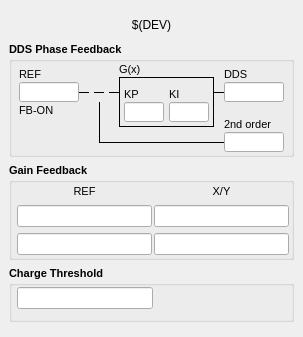
<?xml version="1.0" encoding="UTF-8"?>
<ui version="4.0">
 <class>MainWindow</class>
 <widget class="QMainWindow" name="MainWindow">
  <property name="geometry">
   <rect>
    <x>0</x>
    <y>0</y>
    <width>303</width>
    <height>337</height>
   </rect>
  </property>
  <property name="sizePolicy">
   <sizepolicy hsizetype="Fixed" vsizetype="Fixed">
    <horstretch>0</horstretch>
    <verstretch>0</verstretch>
   </sizepolicy>
  </property>
  <property name="minimumSize">
   <size>
    <width>303</width>
    <height>0</height>
   </size>
  </property>
  <property name="maximumSize">
   <size>
    <width>16777215</width>
    <height>16777215</height>
   </size>
  </property>
  <property name="windowTitle">
   <string>MainWindow</string>
  </property>
  <property name="Title" stdset="0">
   <string>$(DEV)</string>
  </property>
  <widget class="QWidget" name="centralwidget">
   <property name="sizePolicy">
    <sizepolicy hsizetype="Expanding" vsizetype="Expanding">
     <horstretch>0</horstretch>
     <verstretch>0</verstretch>
    </sizepolicy>
   </property>
   <property name="minimumSize">
    <size>
     <width>0</width>
     <height>0</height>
    </size>
   </property>
   <property name="maximumSize">
    <size>
     <width>16777215</width>
     <height>16777215</height>
    </size>
   </property>
   <layout class="QVBoxLayout" name="verticalLayout">
    <property name="spacing">
     <number>1</number>
    </property>
    <item>
     <spacer name="verticalSpacer">
      <property name="orientation">
       <enum>Qt::Vertical</enum>
      </property>
      <property name="sizeType">
       <enum>QSizePolicy::Fixed</enum>
      </property>
      <property name="sizeHint" stdset="0">
       <size>
        <width>20</width>
        <height>1</height>
       </size>
      </property>
     </spacer>
    </item>
    <item>
     <widget class="caLabel" name="caLabel_0">
      <property name="sizePolicy">
       <sizepolicy hsizetype="Expanding" vsizetype="Fixed">
        <horstretch>0</horstretch>
        <verstretch>0</verstretch>
       </sizepolicy>
      </property>
      <property name="minimumSize">
       <size>
        <width>200</width>
        <height>20</height>
       </size>
      </property>
      <property name="maximumSize">
       <size>
        <width>16777215</width>
        <height>16777215</height>
       </size>
      </property>
      <property name="sizeIncrement">
       <size>
        <width>1</width>
        <height>1</height>
       </size>
      </property>
      <property name="baseSize">
       <size>
        <width>380</width>
        <height>20</height>
       </size>
      </property>
      <property name="font">
       <font>
        <pointsize>9</pointsize>
        <weight>50</weight>
        <bold>false</bold>
       </font>
      </property>
      <property name="frameShape">
       <enum>QFrame::NoFrame</enum>
      </property>
      <property name="text">
       <string>$(DEV)</string>
      </property>
      <property name="textFormat">
       <enum>Qt::LogText</enum>
      </property>
      <property name="scaledContents">
       <bool>false</bool>
      </property>
      <property name="alignment">
       <set>Qt::AlignAbsolute|Qt::AlignCenter|Qt::AlignHCenter|Qt::AlignVCenter</set>
      </property>
      <property name="lateralBorderWidth">
       <double>2.000000000000000</double>
      </property>
      <property name="fontScaleMode">
       <enum>ESimpleLabel::Height</enum>
      </property>
      <property name="foreground">
       <color>
        <red>0</red>
        <green>0</green>
        <blue>0</blue>
       </color>
      </property>
      <property name="background">
       <color alpha="0">
        <red>255</red>
        <green>255</green>
        <blue>255</blue>
       </color>
      </property>
     </widget>
    </item>
    <item>
     <spacer name="verticalSpacer_2">
      <property name="orientation">
       <enum>Qt::Vertical</enum>
      </property>
      <property name="sizeType">
       <enum>QSizePolicy::Fixed</enum>
      </property>
      <property name="sizeHint" stdset="0">
       <size>
        <width>20</width>
        <height>1</height>
       </size>
      </property>
     </spacer>
    </item>
    <item>
     <widget class="QGroupBox" name="groupBox">
      <property name="sizePolicy">
       <sizepolicy hsizetype="Fixed" vsizetype="Fixed">
        <horstretch>0</horstretch>
        <verstretch>0</verstretch>
       </sizepolicy>
      </property>
      <property name="minimumSize">
       <size>
        <width>285</width>
        <height>115</height>
       </size>
      </property>
      <property name="maximumSize">
       <size>
        <width>16777215</width>
        <height>16777215</height>
       </size>
      </property>
      <property name="font">
       <font>
        <pointsize>8</pointsize>
        <weight>75</weight>
        <bold>true</bold>
       </font>
      </property>
      <property name="title">
       <string>DDS Phase Feedback</string>
      </property>
      <widget class="caLineEdit" name="caLineEdit_0">
       <property name="geometry">
        <rect>
         <x>215</x>
         <y>90</y>
         <width>60</width>
         <height>20</height>
        </rect>
       </property>
       <property name="minimumSize">
        <size>
         <width>60</width>
         <height>0</height>
        </size>
       </property>
       <property name="sizeIncrement">
        <size>
         <width>0</width>
         <height>0</height>
        </size>
       </property>
       <property name="alignment">
        <set>Qt::AlignAbsolute|Qt::AlignRight|Qt::AlignTrailing|Qt::AlignVCenter</set>
       </property>
       <property name="channel" stdset="0">
        <string>$(DEV):PH-TOP-R</string>
       </property>
       <property name="foreground">
        <color>
         <red>0</red>
         <green>0</green>
         <blue>0</blue>
        </color>
       </property>
       <property name="background">
        <color>
         <red>187</red>
         <green>187</green>
         <blue>187</blue>
        </color>
       </property>
       <property name="colorMode">
        <enum>caLineEdit::Static</enum>
       </property>
       <property name="precisionMode">
        <enum>caLineEdit::Channel</enum>
       </property>
       <property name="limitsMode">
        <enum>caLineEdit::Channel</enum>
       </property>
       <property name="maxValue">
        <double>1.000000000000000</double>
       </property>
       <property name="minValue">
        <double>0.000000000000000</double>
       </property>
       <property name="fontScaleMode">
        <enum>caLineEdit::Height</enum>
       </property>
       <property name="formatType">
        <enum>caLineEdit::decimal</enum>
       </property>
      </widget>
      <widget class="caLineEdit" name="caLineEdit_1">
       <property name="geometry">
        <rect>
         <x>215</x>
         <y>40</y>
         <width>60</width>
         <height>20</height>
        </rect>
       </property>
       <property name="sizePolicy">
        <sizepolicy hsizetype="Fixed" vsizetype="Fixed">
         <horstretch>0</horstretch>
         <verstretch>0</verstretch>
        </sizepolicy>
       </property>
       <property name="minimumSize">
        <size>
         <width>60</width>
         <height>20</height>
        </size>
       </property>
       <property name="maximumSize">
        <size>
         <width>16777214</width>
         <height>16777215</height>
        </size>
       </property>
       <property name="alignment">
        <set>Qt::AlignAbsolute|Qt::AlignRight|Qt::AlignTrailing|Qt::AlignVCenter</set>
       </property>
       <property name="channel" stdset="0">
        <string notr="true">$(DEV):DDS-PHASE-RD</string>
       </property>
       <property name="foreground">
        <color>
         <red>0</red>
         <green>0</green>
         <blue>0</blue>
        </color>
       </property>
       <property name="background">
        <color>
         <red>187</red>
         <green>187</green>
         <blue>187</blue>
        </color>
       </property>
       <property name="colorMode">
        <enum>caLineEdit::Static</enum>
       </property>
       <property name="precisionMode">
        <enum>caLineEdit::Channel</enum>
       </property>
       <property name="limitsMode">
        <enum>caLineEdit::Channel</enum>
       </property>
       <property name="maxValue">
        <double>1.000000000000000</double>
       </property>
       <property name="minValue">
        <double>0.000000000000000</double>
       </property>
       <property name="fontScaleMode">
        <enum>caLineEdit::Height</enum>
       </property>
       <property name="formatType">
        <enum>caLineEdit::decimal</enum>
       </property>
      </widget>
      <widget class="caGraphics" name="caGraphics_0">
       <property name="geometry">
        <rect>
         <x>80</x>
         <y>40</y>
         <width>20</width>
         <height>20</height>
        </rect>
       </property>
       <property name="foreground">
        <color>
         <red>0</red>
         <green>0</green>
         <blue>0</blue>
        </color>
       </property>
       <property name="linestyle" stdset="0">
        <enum>caGraphics::Solid</enum>
       </property>
       <property name="lineColor">
        <color>
         <red>0</red>
         <green>0</green>
         <blue>0</blue>
        </color>
       </property>
       <property name="form">
        <enum>caGraphics::Circle</enum>
       </property>
       <property name="background" stdset="0">
        <color alpha="0">
         <red>0</red>
         <green>0</green>
         <blue>0</blue>
        </color>
       </property>
      </widget>
      <widget class="Line" name="line_42">
       <property name="geometry">
        <rect>
         <x>90</x>
         <y>95</y>
         <width>125</width>
         <height>10</height>
        </rect>
       </property>
       <property name="frameShadow">
        <enum>QFrame::Plain</enum>
       </property>
       <property name="lineWidth">
        <number>1</number>
       </property>
       <property name="orientation">
        <enum>Qt::Horizontal</enum>
       </property>
      </widget>
      <widget class="Line" name="line_49">
       <property name="geometry">
        <rect>
         <x>85</x>
         <y>60</y>
         <width>10</width>
         <height>40</height>
        </rect>
       </property>
       <property name="frameShadow">
        <enum>QFrame::Plain</enum>
       </property>
       <property name="lineWidth">
        <number>1</number>
       </property>
       <property name="orientation">
        <enum>Qt::Vertical</enum>
       </property>
      </widget>
      <widget class="Line" name="line_34">
       <property name="geometry">
        <rect>
         <x>205</x>
         <y>45</y>
         <width>10</width>
         <height>10</height>
        </rect>
       </property>
       <property name="frameShadow">
        <enum>QFrame::Plain</enum>
       </property>
       <property name="lineWidth">
        <number>1</number>
       </property>
       <property name="orientation">
        <enum>Qt::Horizontal</enum>
       </property>
      </widget>
      <widget class="Line" name="line_35">
       <property name="geometry">
        <rect>
         <x>100</x>
         <y>45</y>
         <width>10</width>
         <height>10</height>
        </rect>
       </property>
       <property name="frameShadow">
        <enum>QFrame::Plain</enum>
       </property>
       <property name="lineWidth">
        <number>1</number>
       </property>
       <property name="orientation">
        <enum>Qt::Horizontal</enum>
       </property>
      </widget>
      <widget class="Line" name="line_36">
       <property name="geometry">
        <rect>
         <x>70</x>
         <y>45</y>
         <width>10</width>
         <height>10</height>
        </rect>
       </property>
       <property name="frameShadow">
        <enum>QFrame::Plain</enum>
       </property>
       <property name="lineWidth">
        <number>1</number>
       </property>
       <property name="orientation">
        <enum>Qt::Horizontal</enum>
       </property>
      </widget>
      <widget class="Line" name="line_37">
       <property name="geometry">
        <rect>
         <x>85</x>
         <y>45</y>
         <width>10</width>
         <height>10</height>
        </rect>
       </property>
       <property name="frameShadow">
        <enum>QFrame::Plain</enum>
       </property>
       <property name="lineWidth">
        <number>1</number>
       </property>
       <property name="orientation">
        <enum>Qt::Horizontal</enum>
       </property>
      </widget>
      <widget class="QLabel" name="label_32">
       <property name="geometry">
        <rect>
         <x>215</x>
         <y>25</y>
         <width>60</width>
         <height>15</height>
        </rect>
       </property>
       <property name="sizePolicy">
        <sizepolicy hsizetype="Preferred" vsizetype="Fixed">
         <horstretch>0</horstretch>
         <verstretch>0</verstretch>
        </sizepolicy>
       </property>
       <property name="minimumSize">
        <size>
         <width>0</width>
         <height>15</height>
        </size>
       </property>
       <property name="font">
        <font>
         <weight>50</weight>
         <bold>false</bold>
        </font>
       </property>
       <property name="text">
        <string>DDS</string>
       </property>
       <property name="alignment">
        <set>Qt::AlignLeading|Qt::AlignLeft|Qt::AlignVCenter</set>
       </property>
      </widget>
      <widget class="QLabel" name="label_33">
       <property name="geometry">
        <rect>
         <x>215</x>
         <y>75</y>
         <width>60</width>
         <height>15</height>
        </rect>
       </property>
       <property name="sizePolicy">
        <sizepolicy hsizetype="Preferred" vsizetype="Fixed">
         <horstretch>0</horstretch>
         <verstretch>0</verstretch>
        </sizepolicy>
       </property>
       <property name="minimumSize">
        <size>
         <width>0</width>
         <height>15</height>
        </size>
       </property>
       <property name="font">
        <font>
         <weight>50</weight>
         <bold>false</bold>
        </font>
       </property>
       <property name="text">
        <string>2nd order</string>
       </property>
       <property name="alignment">
        <set>Qt::AlignLeading|Qt::AlignLeft|Qt::AlignVCenter</set>
       </property>
      </widget>
      <widget class="QLabel" name="label_36">
       <property name="geometry">
        <rect>
         <x>110</x>
         <y>20</y>
         <width>40</width>
         <height>15</height>
        </rect>
       </property>
       <property name="sizePolicy">
        <sizepolicy hsizetype="Preferred" vsizetype="Fixed">
         <horstretch>0</horstretch>
         <verstretch>0</verstretch>
        </sizepolicy>
       </property>
       <property name="minimumSize">
        <size>
         <width>0</width>
         <height>15</height>
        </size>
       </property>
       <property name="font">
        <font>
         <weight>50</weight>
         <bold>false</bold>
        </font>
       </property>
       <property name="text">
        <string>G(x)</string>
       </property>
       <property name="alignment">
        <set>Qt::AlignLeading|Qt::AlignLeft|Qt::AlignVCenter</set>
       </property>
      </widget>
      <widget class="QLabel" name="label_37">
       <property name="geometry">
        <rect>
         <x>10</x>
         <y>25</y>
         <width>40</width>
         <height>15</height>
        </rect>
       </property>
       <property name="sizePolicy">
        <sizepolicy hsizetype="Preferred" vsizetype="Fixed">
         <horstretch>0</horstretch>
         <verstretch>0</verstretch>
        </sizepolicy>
       </property>
       <property name="minimumSize">
        <size>
         <width>0</width>
         <height>15</height>
        </size>
       </property>
       <property name="font">
        <font>
         <weight>50</weight>
         <bold>false</bold>
        </font>
       </property>
       <property name="text">
        <string>REF</string>
       </property>
       <property name="alignment">
        <set>Qt::AlignLeading|Qt::AlignLeft|Qt::AlignVCenter</set>
       </property>
      </widget>
      <widget class="QLabel" name="label_38">
       <property name="geometry">
        <rect>
         <x>10</x>
         <y>60</y>
         <width>56</width>
         <height>16</height>
        </rect>
       </property>
       <property name="sizePolicy">
        <sizepolicy hsizetype="Preferred" vsizetype="Fixed">
         <horstretch>0</horstretch>
         <verstretch>0</verstretch>
        </sizepolicy>
       </property>
       <property name="minimumSize">
        <size>
         <width>0</width>
         <height>15</height>
        </size>
       </property>
       <property name="font">
        <font>
         <weight>50</weight>
         <bold>false</bold>
        </font>
       </property>
       <property name="text">
        <string>FB-ON</string>
       </property>
       <property name="alignment">
        <set>Qt::AlignLeading|Qt::AlignLeft|Qt::AlignVCenter</set>
       </property>
      </widget>
      <widget class="QFrame" name="frame_12">
       <property name="geometry">
        <rect>
         <x>110</x>
         <y>35</y>
         <width>95</width>
         <height>50</height>
        </rect>
       </property>
       <property name="frameShape">
        <enum>QFrame::Box</enum>
       </property>
       <property name="frameShadow">
        <enum>QFrame::Plain</enum>
       </property>
       <widget class="QLabel" name="label_34">
        <property name="geometry">
         <rect>
          <x>5</x>
          <y>10</y>
          <width>40</width>
          <height>15</height>
         </rect>
        </property>
        <property name="sizePolicy">
         <sizepolicy hsizetype="Preferred" vsizetype="Fixed">
          <horstretch>0</horstretch>
          <verstretch>0</verstretch>
         </sizepolicy>
        </property>
        <property name="minimumSize">
         <size>
          <width>0</width>
          <height>15</height>
         </size>
        </property>
        <property name="font">
         <font>
          <weight>50</weight>
          <bold>false</bold>
         </font>
        </property>
        <property name="text">
         <string>KP</string>
        </property>
        <property name="alignment">
         <set>Qt::AlignLeading|Qt::AlignLeft|Qt::AlignVCenter</set>
        </property>
       </widget>
       <widget class="QLabel" name="label_35">
        <property name="geometry">
         <rect>
          <x>50</x>
          <y>10</y>
          <width>40</width>
          <height>15</height>
         </rect>
        </property>
        <property name="sizePolicy">
         <sizepolicy hsizetype="Preferred" vsizetype="Fixed">
          <horstretch>0</horstretch>
          <verstretch>0</verstretch>
         </sizepolicy>
        </property>
        <property name="minimumSize">
         <size>
          <width>0</width>
          <height>15</height>
         </size>
        </property>
        <property name="font">
         <font>
          <weight>50</weight>
          <bold>false</bold>
         </font>
        </property>
        <property name="text">
         <string>KI</string>
        </property>
        <property name="alignment">
         <set>Qt::AlignLeading|Qt::AlignLeft|Qt::AlignVCenter</set>
        </property>
       </widget>
       <widget class="caLineEdit" name="caLineEdit_8">
        <property name="geometry">
         <rect>
          <x>50</x>
          <y>25</y>
          <width>40</width>
          <height>20</height>
         </rect>
        </property>
        <property name="minimumSize">
         <size>
          <width>40</width>
          <height>0</height>
         </size>
        </property>
        <property name="alignment">
         <set>Qt::AlignAbsolute|Qt::AlignRight|Qt::AlignTrailing|Qt::AlignVCenter</set>
        </property>
        <property name="channel" stdset="0">
         <string notr="true">$(DEV):PHASE-FB-KI-RD</string>
        </property>
        <property name="foreground">
         <color>
          <red>0</red>
          <green>0</green>
          <blue>0</blue>
         </color>
        </property>
        <property name="background">
         <color>
          <red>187</red>
          <green>187</green>
          <blue>187</blue>
         </color>
        </property>
        <property name="colorMode">
         <enum>caLineEdit::Static</enum>
        </property>
        <property name="precision">
         <number>2</number>
        </property>
        <property name="precisionMode">
         <enum>caLineEdit::User</enum>
        </property>
        <property name="limitsMode">
         <enum>caLineEdit::Channel</enum>
        </property>
        <property name="maxValue">
         <double>1.000000000000000</double>
        </property>
        <property name="minValue">
         <double>0.000000000000000</double>
        </property>
        <property name="fontScaleMode">
         <enum>caLineEdit::WidthAndHeight</enum>
        </property>
        <property name="formatType">
         <enum>caLineEdit::decimal</enum>
        </property>
       </widget>
       <widget class="caLineEdit" name="caLineEdit_9">
        <property name="geometry">
         <rect>
          <x>5</x>
          <y>25</y>
          <width>40</width>
          <height>20</height>
         </rect>
        </property>
        <property name="minimumSize">
         <size>
          <width>40</width>
          <height>0</height>
         </size>
        </property>
        <property name="alignment">
         <set>Qt::AlignAbsolute|Qt::AlignRight|Qt::AlignTrailing|Qt::AlignVCenter</set>
        </property>
        <property name="channel" stdset="0">
         <string notr="true">$(DEV):PHASE-FB-KP-RD</string>
        </property>
        <property name="foreground">
         <color>
          <red>0</red>
          <green>0</green>
          <blue>0</blue>
         </color>
        </property>
        <property name="background">
         <color>
          <red>187</red>
          <green>187</green>
          <blue>187</blue>
         </color>
        </property>
        <property name="colorMode">
         <enum>caLineEdit::Static</enum>
        </property>
        <property name="precision">
         <number>2</number>
        </property>
        <property name="precisionMode">
         <enum>caLineEdit::User</enum>
        </property>
        <property name="limitsMode">
         <enum>caLineEdit::Channel</enum>
        </property>
        <property name="maxValue">
         <double>1.000000000000000</double>
        </property>
        <property name="minValue">
         <double>0.000000000000000</double>
        </property>
        <property name="fontScaleMode">
         <enum>caLineEdit::WidthAndHeight</enum>
        </property>
        <property name="formatType">
         <enum>caLineEdit::decimal</enum>
        </property>
       </widget>
      </widget>
      <widget class="caLineEdit" name="caLineEdit_4">
       <property name="geometry">
        <rect>
         <x>10</x>
         <y>40</y>
         <width>60</width>
         <height>20</height>
        </rect>
       </property>
       <property name="sizePolicy">
        <sizepolicy hsizetype="Fixed" vsizetype="Fixed">
         <horstretch>0</horstretch>
         <verstretch>0</verstretch>
        </sizepolicy>
       </property>
       <property name="minimumSize">
        <size>
         <width>60</width>
         <height>20</height>
        </size>
       </property>
       <property name="maximumSize">
        <size>
         <width>16777214</width>
         <height>16777215</height>
        </size>
       </property>
       <property name="alignment">
        <set>Qt::AlignAbsolute|Qt::AlignRight|Qt::AlignTrailing|Qt::AlignVCenter</set>
       </property>
       <property name="channel" stdset="0">
        <string notr="true">$(DEV):PHASE-FB-REF-RD</string>
       </property>
       <property name="foreground">
        <color>
         <red>0</red>
         <green>0</green>
         <blue>0</blue>
        </color>
       </property>
       <property name="background">
        <color>
         <red>187</red>
         <green>187</green>
         <blue>187</blue>
        </color>
       </property>
       <property name="colorMode">
        <enum>caLineEdit::Static</enum>
       </property>
       <property name="precisionMode">
        <enum>caLineEdit::Channel</enum>
       </property>
       <property name="limitsMode">
        <enum>caLineEdit::Channel</enum>
       </property>
       <property name="maxValue">
        <double>1.000000000000000</double>
       </property>
       <property name="minValue">
        <double>0.000000000000000</double>
       </property>
       <property name="fontScaleMode">
        <enum>caLineEdit::Height</enum>
       </property>
       <property name="formatType">
        <enum>caLineEdit::decimal</enum>
       </property>
      </widget>
      <widget class="caLed" name="caled">
       <property name="geometry">
        <rect>
         <x>10</x>
         <y>80</y>
         <width>30</width>
         <height>30</height>
        </rect>
       </property>
       <property name="channel" stdset="0">
        <string notr="true">$(DEV):PHASE-FB-ON-RD</string>
       </property>
       <property name="trueColor">
        <color>
         <red>0</red>
         <green>170</green>
         <blue>0</blue>
        </color>
       </property>
      </widget>
     </widget>
    </item>
    <item>
     <widget class="QGroupBox" name="groupBox_3">
      <property name="sizePolicy">
       <sizepolicy hsizetype="Fixed" vsizetype="Fixed">
        <horstretch>0</horstretch>
        <verstretch>0</verstretch>
       </sizepolicy>
      </property>
      <property name="minimumSize">
       <size>
        <width>285</width>
        <height>0</height>
       </size>
      </property>
      <property name="font">
       <font>
        <pointsize>8</pointsize>
        <weight>75</weight>
        <bold>true</bold>
       </font>
      </property>
      <property name="title">
       <string>Gain Feedback</string>
      </property>
      <layout class="QGridLayout" name="gridLayout_2">
       <property name="leftMargin">
        <number>5</number>
       </property>
       <property name="topMargin">
        <number>2</number>
       </property>
       <property name="rightMargin">
        <number>2</number>
       </property>
       <property name="bottomMargin">
        <number>2</number>
       </property>
       <property name="horizontalSpacing">
        <number>2</number>
       </property>
       <item row="0" column="0">
        <widget class="QLabel" name="label_46">
         <property name="sizePolicy">
          <sizepolicy hsizetype="Preferred" vsizetype="Fixed">
           <horstretch>0</horstretch>
           <verstretch>0</verstretch>
          </sizepolicy>
         </property>
         <property name="minimumSize">
          <size>
           <width>0</width>
           <height>15</height>
          </size>
         </property>
         <property name="font">
          <font>
           <weight>50</weight>
           <bold>false</bold>
          </font>
         </property>
         <property name="text">
          <string>REF</string>
         </property>
         <property name="alignment">
          <set>Qt::AlignCenter</set>
         </property>
        </widget>
       </item>
       <item row="0" column="1">
        <widget class="QLabel" name="label_47">
         <property name="sizePolicy">
          <sizepolicy hsizetype="Preferred" vsizetype="Fixed">
           <horstretch>0</horstretch>
           <verstretch>0</verstretch>
          </sizepolicy>
         </property>
         <property name="minimumSize">
          <size>
           <width>0</width>
           <height>15</height>
          </size>
         </property>
         <property name="font">
          <font>
           <weight>50</weight>
           <bold>false</bold>
          </font>
         </property>
         <property name="text">
          <string>X/Y</string>
         </property>
         <property name="alignment">
          <set>Qt::AlignCenter</set>
         </property>
        </widget>
       </item>
       <item row="2" column="1">
        <widget class="caLineEdit" name="calineedit_2">
         <property name="minimumSize">
          <size>
           <width>0</width>
           <height>20</height>
          </size>
         </property>
         <property name="alignment">
          <set>Qt::AlignRight|Qt::AlignTrailing|Qt::AlignVCenter</set>
         </property>
         <property name="channel" stdset="0">
          <string notr="true">$(DEV):ATT-XY-RD</string>
         </property>
         <property name="background">
          <color>
           <red>187</red>
           <green>187</green>
           <blue>187</blue>
          </color>
         </property>
         <property name="colorMode">
          <enum>caLineEdit::Static</enum>
         </property>
         <property name="fontScaleMode">
          <enum>caLineEdit::Height</enum>
         </property>
        </widget>
       </item>
       <item row="2" column="0">
        <widget class="caLineEdit" name="calineedit">
         <property name="minimumSize">
          <size>
           <width>0</width>
           <height>20</height>
          </size>
         </property>
         <property name="alignment">
          <set>Qt::AlignRight|Qt::AlignTrailing|Qt::AlignVCenter</set>
         </property>
         <property name="channel" stdset="0">
          <string notr="true">$(DEV):ATT-R-RD</string>
         </property>
         <property name="background">
          <color>
           <red>187</red>
           <green>187</green>
           <blue>187</blue>
          </color>
         </property>
         <property name="colorMode">
          <enum>caLineEdit::Static</enum>
         </property>
         <property name="fontScaleMode">
          <enum>caLineEdit::Height</enum>
         </property>
        </widget>
       </item>
       <item row="1" column="0">
        <widget class="caLineEdit" name="calineedit_4">
         <property name="minimumSize">
          <size>
           <width>0</width>
           <height>20</height>
          </size>
         </property>
         <property name="alignment">
          <set>Qt::AlignRight|Qt::AlignTrailing|Qt::AlignVCenter</set>
         </property>
         <property name="channel" stdset="0">
          <string notr="true">$(DEV):REF-GAIN-FB-ON-RD</string>
         </property>
         <property name="background">
          <color>
           <red>187</red>
           <green>187</green>
           <blue>187</blue>
          </color>
         </property>
         <property name="colorMode">
          <enum>caLineEdit::Static</enum>
         </property>
         <property name="fontScaleMode">
          <enum>caLineEdit::Height</enum>
         </property>
        </widget>
       </item>
       <item row="1" column="1">
        <widget class="caLineEdit" name="calineedit_5">
         <property name="minimumSize">
          <size>
           <width>0</width>
           <height>20</height>
          </size>
         </property>
         <property name="alignment">
          <set>Qt::AlignRight|Qt::AlignTrailing|Qt::AlignVCenter</set>
         </property>
         <property name="channel" stdset="0">
          <string notr="true">$(DEV):XY-GAIN-FB-ON-RD</string>
         </property>
         <property name="background">
          <color>
           <red>187</red>
           <green>187</green>
           <blue>187</blue>
          </color>
         </property>
         <property name="colorMode">
          <enum>caLineEdit::Static</enum>
         </property>
         <property name="fontScaleMode">
          <enum>caLineEdit::Height</enum>
         </property>
        </widget>
       </item>
      </layout>
     </widget>
    </item>
    <item>
     <widget class="QGroupBox" name="groupBox_4">
      <property name="sizePolicy">
       <sizepolicy hsizetype="Fixed" vsizetype="Fixed">
        <horstretch>0</horstretch>
        <verstretch>0</verstretch>
       </sizepolicy>
      </property>
      <property name="minimumSize">
       <size>
        <width>285</width>
        <height>0</height>
       </size>
      </property>
      <property name="font">
       <font>
        <pointsize>8</pointsize>
        <weight>75</weight>
        <bold>true</bold>
       </font>
      </property>
      <property name="title">
       <string>Charge Threshold</string>
      </property>
      <layout class="QGridLayout" name="gridLayout_3">
       <property name="leftMargin">
        <number>5</number>
       </property>
       <property name="topMargin">
        <number>2</number>
       </property>
       <property name="rightMargin">
        <number>2</number>
       </property>
       <property name="bottomMargin">
        <number>10</number>
       </property>
       <property name="horizontalSpacing">
        <number>2</number>
       </property>
       <item row="0" column="1">
        <spacer name="horizontalSpacer">
         <property name="orientation">
          <enum>Qt::Horizontal</enum>
         </property>
         <property name="sizeHint" stdset="0">
          <size>
           <width>40</width>
           <height>20</height>
          </size>
         </property>
        </spacer>
       </item>
       <item row="0" column="0">
        <widget class="caLineEdit" name="calineedit_7">
         <property name="minimumSize">
          <size>
           <width>0</width>
           <height>20</height>
          </size>
         </property>
         <property name="alignment">
          <set>Qt::AlignRight|Qt::AlignTrailing|Qt::AlignVCenter</set>
         </property>
         <property name="channel" stdset="0">
          <string notr="true">$(DEV):Q-FB-THR-RD</string>
         </property>
         <property name="background">
          <color>
           <red>187</red>
           <green>187</green>
           <blue>187</blue>
          </color>
         </property>
         <property name="colorMode">
          <enum>caLineEdit::Static</enum>
         </property>
         <property name="fontScaleMode">
          <enum>caLineEdit::Height</enum>
         </property>
        </widget>
       </item>
      </layout>
     </widget>
    </item>
   </layout>
  </widget>
 </widget>
 <customwidgets>
  <customwidget>
   <class>caLabel</class>
   <extends>QLabel</extends>
   <header>caLabel</header>
  </customwidget>
  <customwidget>
   <class>caGraphics</class>
   <extends>QWidget</extends>
   <header>caGraphics</header>
  </customwidget>
  <customwidget>
   <class>caLed</class>
   <extends>QWidget</extends>
   <header>caLed</header>
  </customwidget>
  <customwidget>
   <class>caLineEdit</class>
   <extends>QLineEdit</extends>
   <header>caLineEdit</header>
  </customwidget>
 </customwidgets>
 <resources/>
 <connections/>
 <designerdata>
  <property name="gridDeltaX">
   <number>5</number>
  </property>
  <property name="gridDeltaY">
   <number>5</number>
  </property>
  <property name="gridSnapX">
   <bool>true</bool>
  </property>
  <property name="gridSnapY">
   <bool>true</bool>
  </property>
  <property name="gridVisible">
   <bool>true</bool>
  </property>
 </designerdata>
</ui>
